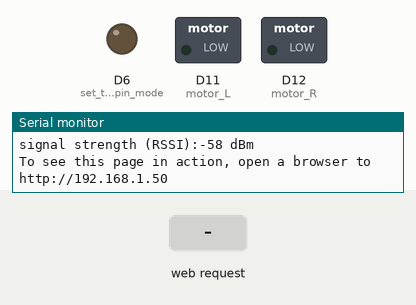
Simulated run of this sketch. Board: Arduino MKR. On the bench: switched loads named in the sketch (green lamp = pin HIGH), output pins drawn as LEDs (lit = HIGH), the last lines printed to the serial monitor. The inputs (shaded band) are chosen by the test bench. WiFi joins after 1.5 s; servers stay silent unless stated; not simulated (calls return 0 or success): arduino_secrets.h.

Above: at 12.7 s.
12.8 s: HTTP request GET /H received
At 13.2 s:
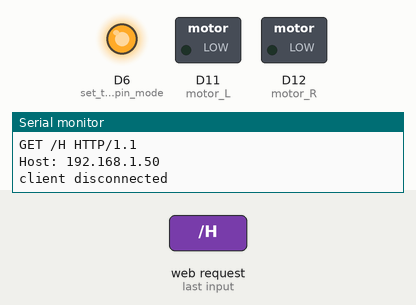
14.3 s: HTTP request GET /M received
At 15.5 s:
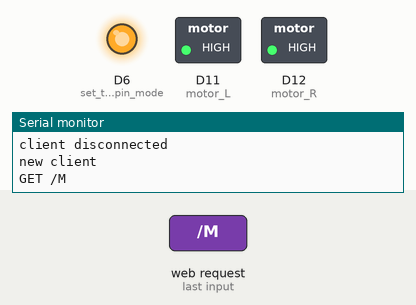
At 22.8 s:
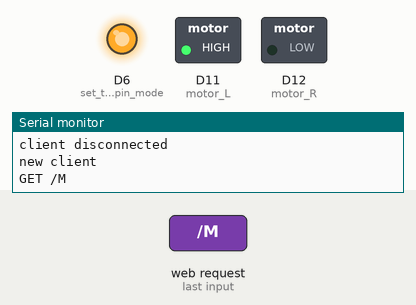
Timing chart, 0 to 33.8 s (numbered marks = the images above; inputs shaded):
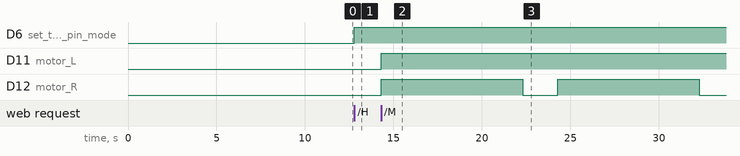

Measured:
- after the input at 12.8 s, D6 (set_the_LED_pin_mode): LOW → HIGH at once
- after the input at 14.3 s, D11 (motor_L): LOW → HIGH at once; D12 (motor_R): alternates HIGH for 8.0 s and LOW for 2.0 s, starting at once

The sketch:

main_v2.ino
```cpp
#include <SPI.h>
#include <WiFiNINA.h>

#include "arduino_secrets.h"
char ssid[] = SECRET_SSID;        // your network SSID (name)
char pass[] = SECRET_PASS;    // your network password (use for WPA, or use as key for WEP)
int keyIndex = 0;                 // your network key index number (needed only for WEP)

int status = WL_IDLE_STATUS;
WiFiServer server(80);

int motor_L = 11;
int motor_R = 12;

void setup() {
  Serial.begin(9600);      // initialize serial communication
  pinMode(LED_BUILTIN, OUTPUT);      // set the LED pin mode
  pinMode(motor_L, OUTPUT);
  pinMode(motor_R, OUTPUT);

  // check for the WiFi module:
  if (WiFi.status() == WL_NO_MODULE) {
    Serial.println("Communication with WiFi module failed!");
    // don't continue
    while (true);
  }

  String fv = WiFi.firmwareVersion();
  if (fv < WIFI_FIRMWARE_LATEST_VERSION) {
    Serial.println("Please upgrade the firmware");
  }

  // attempt to connect to WiFi network:
  while (status != WL_CONNECTED) {
    Serial.print("Attempting to connect to Network named: ");
    Serial.println(ssid);                   // print the network name (SSID);

    // Connect to WPA/WPA2 network. Change this line if using open or WEP network:
    status = WiFi.begin(ssid, pass);
    // wait 10 seconds for connection:
    delay(10000);
  }
  server.begin();                           // start the web server on port 80
  printWifiStatus();                        // you're connected now, so print out the status
}


void loop() {
  StopMotors();

  WiFiClient client = server.available();   // listen for incoming clients

  if (client) {                             // if you get a client,
    Serial.println("new client");           // print a message out the serial port
    String currentLine = "";                // make a String to hold incoming data from the client
    while (client.connected()) {            // loop while the client's connected
      if (client.available()) {             // if there's bytes to read from the client,
        char c = client.read();             // read a byte, then
        Serial.write(c);                    // print it out the serial monitor
        if (c == '\n') {                    // if the byte is a newline character

          // if the current line is blank, you got two newline characters in a row.
          // that's the end of the client HTTP request, so send a response:
          if (currentLine.length() == 0) {
            // HTTP headers always start with a response code (e.g. HTTP/1.1 200 OK)
            // and a content-type so the client knows what's coming, then a blank line:
            client.println("HTTP/1.1 200 OK");
            client.println("Content-type:text/html");
            client.println();

            // the content of the HTTP response follows the header:
            client.print("Click <a href=\"/H\">here</a> turn the LED on pin 9 on<br>");
            client.print("Click <a href=\"/L\">here</a> turn the LED on pin 9 off<br>");

            // The HTTP response ends with another blank line:
            client.println();
            // break out of the while loop:
            break;
          } else {    // if you got a newline, then clear currentLine:
            currentLine = "";
          }
        } else if (c != '\r') {  // if you got anything else but a carriage return character,
          currentLine += c;      // add it to the end of the currentLine
        }

        // Check to see if the client request was "GET /H" or "GET /L":
        if (currentLine.endsWith("GET /H")) {
          digitalWrite(LED_BUILTIN, HIGH);               // GET /H turns the LED on
        }
        if (currentLine.endsWith("GET /L")) {
          digitalWrite(LED_BUILTIN, LOW);                // GET /L turns the LED off
        }
        if (currentLine.endsWith("GET /M")) {
          Sequence1();
        }
      }
    }
    // close the connection:
    client.stop();
    Serial.println("client disconnected");
  }
}

void printWifiStatus() {
  // print the SSID of the network you're attached to:
  Serial.print("SSID: ");
  Serial.println(WiFi.SSID());

  // print your board's IP address:
  IPAddress ip = WiFi.localIP();
  Serial.print("IP Address: ");
  Serial.println(ip);

  // print the received signal strength:
  long rssi = WiFi.RSSI();
  Serial.print("signal strength (RSSI):");
  Serial.print(rssi);
  Serial.println(" dBm");
  // print where to go in a browser:
  Serial.print("To see this page in action, open a browser to http://");
  Serial.println(ip);
}

void MoveForward() {
  digitalWrite(motor_L, HIGH);
  digitalWrite(motor_R, HIGH);
}

void StopMotors() {
  digitalWrite(motor_L, LOW);
  digitalWrite(motor_R, LOW);
}

void MoveLeft() {
  digitalWrite(motor_L, LOW);
  digitalWrite(motor_R, HIGH);
  delay(2000);
  StopMotors();
}

void MoveRight() {
  digitalWrite(motor_L, HIGH);
  digitalWrite(motor_R, LOW);
  delay(2000);
  StopMotors();
}

void Sequence1() {

  MoveForward();
  delay(8000);

  MoveRight();
  MoveForward();
  delay(8000);

  MoveRight();
  MoveForward();
  delay(8000);

  MoveRight();
  MoveForward();
  delay(8000);

  StopMotors();
  delay(5000);

}
```
